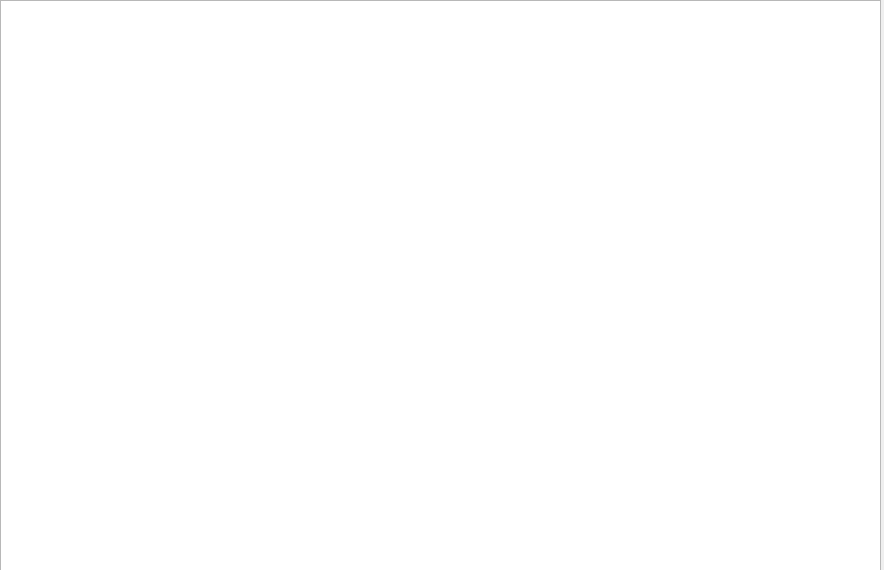
<?xml version="1.0" encoding="UTF-8"?>
<ui version="4.0">
 <class>ProcessWindowClass</class>
 <widget class="QWidget" name="ProcessWindowClass">
  <property name="geometry">
   <rect>
    <x>0</x>
    <y>0</y>
    <width>884</width>
    <height>570</height>
   </rect>
  </property>
  <property name="windowTitle">
   <string>ProcessWindow</string>
  </property>
  <widget class="QTableView" name="Process_TableView">
   <property name="geometry">
    <rect>
     <x>0</x>
     <y>0</y>
     <width>881</width>
     <height>571</height>
    </rect>
   </property>
  </widget>
 </widget>
 <layoutdefault spacing="6" margin="11"/>
 <resources/>
 <connections/>
</ui>
